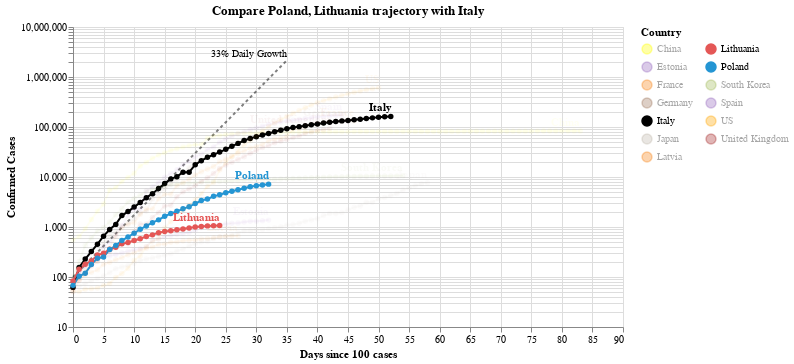

Notebook code cell kept with this figure:
### Code cell
#hide_input
chart2 = make_since_chart(['Poland', 'Lithuania'])
chart2

### Figure 1 — Vega-Lite specification as saved in the notebook (floating-point values rounded to 4 significant figures; data arrays with more than 128 entries replaced by an {"elided": "..."} marker saying what was removed)
{"config": {"view": {"continuousWidth": 400, "continuousHeight": 300}}, "layer": [{"mark": {"type": "line", "color": "black", "opacity": 0.5, "strokeDash": [3, 3]}, "encoding": {"x": {"type": "quantitative", "field": "Days since 100 cases"}, "y": {"type": "quantitative", "field": "Confirmed Cases"}}}, {"mark": {"type": "text", "align": "right", "dy": -6, "fontSize": 10, "text": "33% Daily Growth"}, "encoding": {"x": {"type": "quantitative", "field": "Days since 100 cases"}, "y": {"type": "quantitative", "field": "Confirmed Cases"}}, "transform": [{"filter": "(datum['Days since 100 cases'] >= 35)"}]}, {"data": {"name": "data-a6b6327d57a4b163567beb1c64f19898"}, "mark": {"type": "line", "point": true}, "encoding": {"color": {"type": "nominal", "field": "Country", "legend": {"columns": 2}, "scale": {"domain": ["China", "Estonia", "France", "Germany", "Italy", "Japan", "Latvia", "Lithuania", "Poland", "South Korea", "Spain", "US", "United Kingdom"], "range": ["yellow", "#9467bd", "#F58518", "#9D755D", "black", "#C1B7AD", "#F58518", "#E45756", "#2495D3", "#A1BA59", "#9467bd", "orange", "brown"]}}, "opacity": {"condition": {"value": 1, "selection": "selector004"}, "value": 0.05}, "tooltip": [{"type": "nominal", "field": "Country"}, {"type": "temporal", "field": "Date"}, {"type": "quantitative", "field": "Confirmed Cases"}, {"type": "quantitative", "field": "Days since 100 cases"}], "x": {"type": "quantitative", "field": "Days since 100 cases"}, "y": {"type": "quantitative", "field": "Confirmed Cases", "scale": {"type": "log"}}}, "selection": {"selector004": {"type": "multi", "fields": ["Country"], "bind": "legend", "init": [{"Country": "Poland"}, {"Country": "Lithuania"}, {"Country": "Italy"}]}}, "width": 550}, {"data": {"name": "data-a6b6327d57a4b163567beb1c64f19898"}, "mark": {"type": "text", "align": "right", "dy": -8, "fontWeight": "bold"}, "encoding": {"color": {"type": "nominal", "field": "Country", "legend": {"columns": 2}, "scale": {"domain": ["China", "Estonia", "France", "Germany", "Italy", "Japan", "Latvia", "Lithuania", "Poland", "South Korea", "Spain", "US", "United Kingdom"], "range": ["yellow", "#9467bd", "#F58518", "#9D755D", "black", "#C1B7AD", "#F58518", "#E45756", "#2495D3", "#A1BA59", "#9467bd", "orange", "brown"]}}, "opacity": {"condition": {"value": 1, "selection": "selector004"}, "value": 0.05}, "text": {"type": "nominal", "field": "Country"}, "tooltip": [{"type": "nominal", "field": "Country"}, {"type": "temporal", "field": "Date"}, {"type": "quantitative", "field": "Confirmed Cases"}, {"type": "quantitative", "field": "Days since 100 cases"}], "x": {"type": "quantitative", "field": "Days since 100 cases"}, "y": {"type": "quantitative", "field": "Confirmed Cases", "scale": {"type": "log"}}}, "transform": [{"filter": "(datum['Date'] >= 1586822400000)"}], "width": 550}], "data": {"name": "data-c1a3bbf4dd040f2e7e8e7a69520e3c2a"}, "title": "Compare Poland, Lithuania trajectory with Italy", "$schema": "https://vega.github.io/schema/vega-lite/v4.0.2.json", "datasets": {"data-c1a3bbf4dd040f2e7e8e7a69520e3c2a": [{"Days since 100 cases": 0, "Confirmed Cases": 100.0}, {"Days since 100 cases": 1, "Confirmed Cases": 133.0}, {"Days since 100 cases": 2, "Confirmed Cases": 176.9}, {"Days since 100 cases": 3, "Confirmed Cases": 235.3}, {"Days since 100 cases": 4, "Confirmed Cases": 312.9}, {"Days since 100 cases": 5, "Confirmed Cases": 416.2}, {"Days since 100 cases": 6, "Confirmed Cases": 553.5}, {"Days since 100 cases": 7, "Confirmed Cases": 736.1}, {"Days since 100 cases": 8, "Confirmed Cases": 979.1}, {"Days since 100 cases": 9, "Confirmed Cases": 1302.0}, {"Days since 100 cases": 10, "Confirmed Cases": 1732.0}, {"Days since 100 cases": 11, "Confirmed Cases": 2303.0}, {"Days since 100 cases": 12, "Confirmed Cases": 3064.0}, {"Days since 100 cases": 13, "Confirmed Cases": 4074.0}, {"Days since 100 cases": 14, "Confirmed Cases": 5419.0}, {"Days since 100 cases": 15, "Confirmed Cases": 7207.0}, {"Days since 100 cases": 16, "Confirmed Cases": 9586.0}, {"Days since 100 cases": 17, "Confirmed Cases": 12750.0}, {"Days since 100 cases": 18, "Confirmed Cases": 16960.0}, {"Days since 100 cases": 19, "Confirmed Cases": 22550.0}, {"Days since 100 cases": 20, "Confirmed Cases": 29990.0}, {"Days since 100 cases": 21, "Confirmed Cases": 39890.0}, {"Days since 100 cases": 22, "Confirmed Cases": 53060.0}, {"Days since 100 cases": 23, "Confirmed Cases": 70560.0}, {"Days since 100 cases": 24, "Confirmed Cases": 93850.0}, {"Days since 100 cases": 25, "Confirmed Cases": 124800.0}, {"Days since 100 cases": 26, "Confirmed Cases": 166000.0}, {"Days since 100 cases": 27, "Confirmed Cases": 220800.0}, {"Days since 100 cases": 28, "Confirmed Cases": 293700.0}, {"Days since 100 cases": 29, "Confirmed Cases": 390600.0}, {"Days since 100 cases": 30, "Confirmed Cases": 519500.0}, {"Days since 100 cases": 31, "Confirmed Cases": 690900.0}, {"Days since 100 cases": 32, "Confirmed Cases": 918900.0}, {"Days since 100 cases": 33, "Confirmed Cases": 1222000.0}, {"Days since 100 cases": 34, "Confirmed Cases": 1625000.0}, {"Days since 100 cases": 35, "Confirmed Cases": 2162000.0}], "data-a6b6327d57a4b163567beb1c64f19898": {"elided": "602 records"}}}
